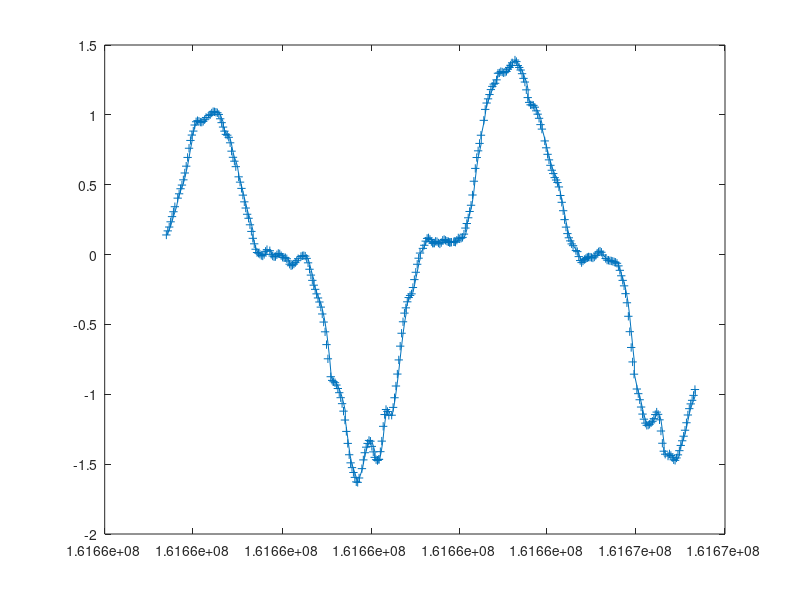

MATLAB code to generate this figure: (Note: this script raises an error after producing the figure.)
% visualize each gyro pred
fileID = fopen('forMatlab.txt','r');
formatSpec = '%f %f %f %f %f %f %f %f';
sizeA = [17 Inf];
A = fscanf(fileID,formatSpec,sizeA);

l = length(A)-350

f1 = figure;
time = A(2,:);
predx = A(3,:);
realx = A(6,:);
% up - down
predy = A(4,:);
realy = A(7,:);
% left - right
predz = A(5,:);
realz = A(8,:);

m = A(9:17,:);

predf = plot(time(1:l),predx(1:l),'-+');
predf.Color = "red";

hold on
realf = plot(time(1:l),realx(1:l),'-+');
realf.Color = "green";

hold on
realf = plot(time(1:l),predy(1:l),'-o');
realf.Color = "red";

hold on
realf = plot(time(1:l),realy(1:l),'-o');
realf.Color = "green";

hold on
realf = plot(time(1:l),predz(1:l),'-.');
realf.Color = "red";

hold on
realf = plot(time(1:l),realz(1:l),'-.');
realf.Color = "green";
hold off

xlabel('time(ms)')
ylabel('predicted gyro(rad/s)')
title('Plot of the Gyro Prediction for three axes')

forward = [0; 0; 1];
f2 = figure;
forwards = zeros(length(time-1),3);
rotationCurrent = eye(3);
forwardsGT= zeros(length(time-1),3);
rotationCurrentGT = eye(3);
for i = 2:length(time)
        curT = time(i);
        curX = predx(i);
        curY = predy(i);
        curZ = predz(i);
        % Calculate the angular speed of the sample
        omegaMagnitude = sqrt(curX * curX + curY * curY + curZ * curZ);
        
        % Integrate around this axis with the angular speed by the timestep
        % in order to get a delta rotation from this sample over the timestep
        % We will convert this axis-angle representation of the delta rotation
        % into a quaternion before turning it into the rotation matrix.
        dT = (curT - time(i-1)) / 1000;
        thetaOverTwo = omegaMagnitude * dT / 2.0;
        sinThetaOverTwo = sin(thetaOverTwo);
        cosThetaOverTwo = cos(thetaOverTwo);
        deltaRotationVector = [cosThetaOverTwo sinThetaOverTwo*curX sinThetaOverTwo*curY sinThetaOverTwo*curZ];
        % User code should concatenate the delta rotation we computed with the current rotation
        % in order to get the updated rotation.
        curRotation = quat2rotm(deltaRotationVector);
        rotationCurrent = curRotation * rotationCurrent;
        
        forwards(i-1,:) = rotationCurrent * forward; % result vector3
        %%%
        curX = realx(i);
        curY = realy(i);
        curZ = realz(i);
        % Calculate the angular speed of the sample
        omegaMagnitude = sqrt(curX * curX + curY * curY + curZ * curZ);
        
        % Integrate around this axis with the angular speed by the timestep
        % in order to get a delta rotation from this sample over the timestep
        % We will convert this axis-angle representation of the delta rotation
        % into a quaternion before turning it into the rotation matrix.
        %dT = (curT - time(i-1)) / 1000;
        thetaOverTwo = omegaMagnitude * dT / 2.0;
        sinThetaOverTwo = sin(thetaOverTwo);
        cosThetaOverTwo = cos(thetaOverTwo);
        deltaRotationVector = [cosThetaOverTwo sinThetaOverTwo*curX sinThetaOverTwo*curY sinThetaOverTwo*curZ];
        % User code should concatenate the delta rotation we computed with the current rotation
        % in order to get the updated rotation.
        curRotation = quat2rotm(deltaRotationVector);
        rotationCurrentGT = curRotation * rotationCurrentGT;
        
        forwardsGT(i-1,:) = rotationCurrentGT * forward; % result vector3
end
plot3(forwards(1,1), forwards(1,2), forwards(1,3),'o');
hold on
plot3(0, 0, 0,'o');
hold on

p = plot3(forwards(1:l-1,1), forwards(1:l-1,2), forwards(1:l-1,3));
p.Color = "red";
hold on
l = length(forwardsGT)-350
p = plot3(forwardsGT(1:l-1,1), forwardsGT(1:l-1,2), forwardsGT(1:l-1,3));
p.Color = "green";
xlabel('time(ms)')
ylabel('ground truth forward')
title('Plot of the Gyro Prediction by Showing Forward Vector')

%hold on
%f3 = figure;
%forwards2 = zeros(length(time),3);
%for i = 1 : length(time)
%    mm = reshape(m(:,i),[3,3]);
%    forwards2(i,:) = mm * forward; % result vector3
%end
%p = plot3(forwards2(:,1), forwards2(:,2), forwards2(:,3));
%p.Color = "green";
%xlabel('time(ms)')
%ylabel('ground truth rotation')
%title('Plot of the Gyro Prediction by Showing Forward Vector')

hold off